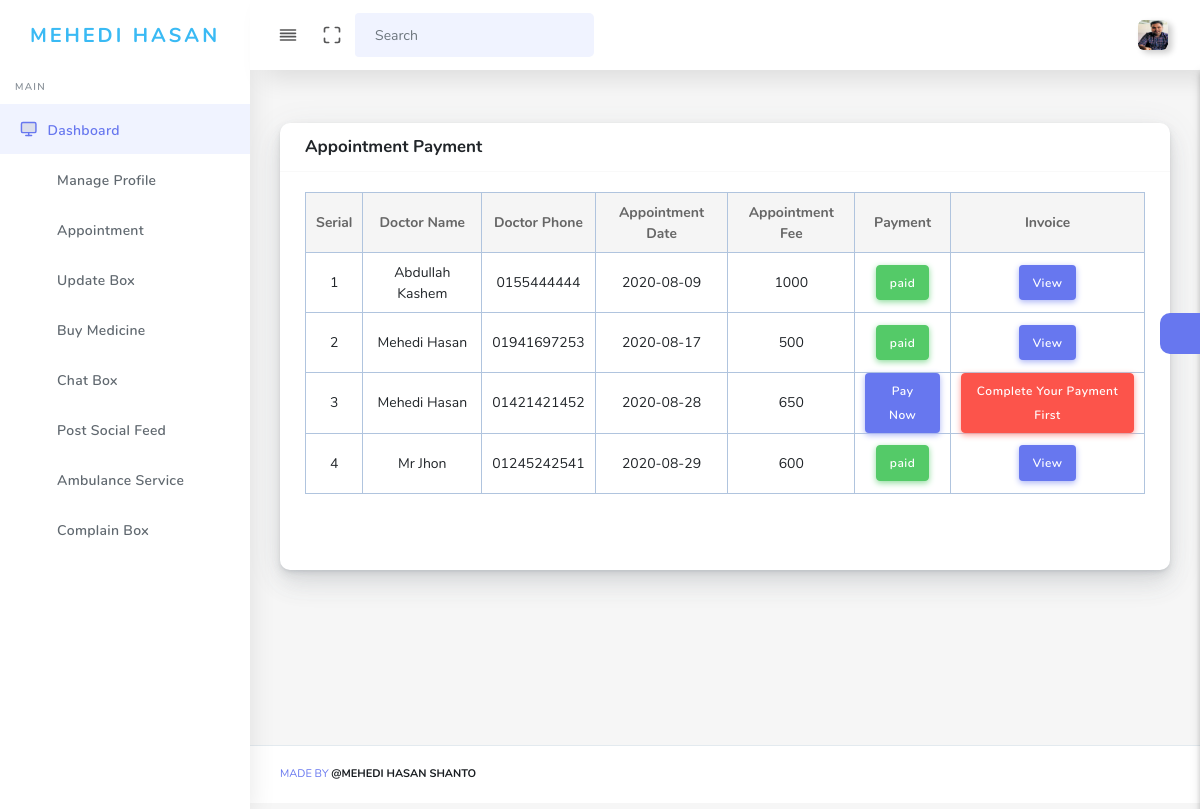
/patient/appointment_payment.php (signed in), run on the app's committed database.
### tables this page shows
CREATE TABLE `patient` (
  `patient_id` int(11) NOT NULL,
  `first_name` varchar(255) NOT NULL,
  `last_name` varchar(255) NOT NULL,
  `email` varchar(255) NOT NULL,
  `phone` varchar(255) NOT NULL,
  `address` varchar(255) NOT NULL,
  `city` varchar(255) NOT NULL,
  `ps` varchar(255) NOT NULL,
  `postal` varchar(255) NOT NULL,
  `date_of_birth` date NOT NULL,
  `gender` varchar(255) NOT NULL,
  `image` varchar(255) NOT NULL,
  `password` varchar(255) NOT NULL,
  `status` int(11) NOT NULL,
  `join_date` date NOT NULL
);

CREATE TABLE `appointment` (
  `appoinment_id` int(11) NOT NULL,
  `patient_id` int(11) NOT NULL,
  `doctor_id` int(11) NOT NULL,
  `date` date NOT NULL,
  `charge` float NOT NULL,
  `status` int(11) NOT NULL,
  `notify` int(11) NOT NULL
);

CREATE TABLE `doctors` (
  `doctor_id` int(11) NOT NULL,
  `first_name` varchar(255) NOT NULL,
  `last_name` varchar(255) NOT NULL,
  `email` varchar(255) NOT NULL,
  `phone` varchar(255) NOT NULL,
  `degree` varchar(255) NOT NULL,
  `gender` varchar(255) NOT NULL,
  `address` varchar(255) NOT NULL,
  `password` varchar(255) NOT NULL,
  `image` varchar(255) NOT NULL,
  `status` int(11) NOT NULL,
  `join_date` date NOT NULL,
  `charge` float NOT NULL,
  `schedule` varchar(255) NOT NULL,
  `category` varchar(100) NOT NULL
);

### patient/appointment_payment.php (the view, shortened to what this page needs)
<?php include 'includes/header.php';?>
<body>
<div id="app">
    <div class="main-wrapper main-wrapper-1">
        <div class="navbar-bg"></div>
        <?php include 'includes/nav.php';?>
        <?php include 'includes/side.php';?>
        <div class="main-content">
            <section class="section">
                <div class="row">
                    <div class="col-md-12 col-sm-12 mb-5">
                        <div class="card">
                            <div class="card-header">
                                <h4>Appointment Payment</h4>
                                <?php
                                    $sql_getData = "SELECT * FROM patient, doctors, appointment WHERE
                                                        doctors.doctor_id = appointment.doctor_id AND
                                                        patient.patient_id = appointment.patient_id AND
                                                        patient.patient_id = '$userdata[patient_id]'";
                                    $result      = mysqli_query($connect, $sql_getData);
                                ?>
                            </div>
                            <div class="card-body">
                                <div class="table-responsive">
                                    <table class="table tab-pane" style="border: 1px solid lightsteelblue">
                                        <thead>
                                        <tr style="border: 1px solid lightsteelblue" class="text-center">
                                            <th style="border: 1px solid lightsteelblue">Serial</th>
                                            <th style="border: 1px solid lightsteelblue">Doctor Name</th>
                                            <th style="border: 1px solid lightsteelblue">Doctor Phone</th>
                                            <th style="border: 1px solid lightsteelblue">Appointment Date</th>
                                            <th style="border: 1px solid lightsteelblue">Appointment Fee</th>
                                            <th style="border: 1px solid lightsteelblue">Payment</th>
                                            <th style="border: 1px solid lightsteelblue">Invoice</th>
                                        </tr>
                                        </thead>
                                        <tbody>
                                        <?php
                                        $i = 1;
                                        while ($row = mysqli_fetch_assoc($result)){?>
                                            <tr class="text-center">
                                                <td style="border: 1px solid lightsteelblue"><?php echo $i++;?></td>
                                                <td style="border: 1px solid lightsteelblue" class="text-capitalize"><?php echo $row['first_name'] .' '. $row['last_name'];?></td>
                                                <td style="border: 1px solid lightsteelblue"><?php echo $row['phone'];?></td>
                                                <td style="border: 1px solid lightsteelblue"><?php echo $row['date'];?></td>
                                                <td style="border: 1px solid lightsteelblue"><?php echo $row['charge'];?></td>
                                                <td style="border: 1px solid lightsteelblue">
                                                    <?php
                                                        $sql_payment = "SELECT * FROM appointment_invoice WHERE appointment_id = '$row[appoinment_id]' AND patient_id = '$userdata[patient_id]'";
                                                        $res_payment = mysqli_query($connect, $sql_payment);
                                                        $data = mysqli_fetch_assoc($res_payment);
                                                        if ($data !=0){
                                                            echo '<span class="btn btn-success">paid</span>';
                                                        }else{
                                                            echo '<a href="payment_appointment.php?appointment_id='.$row['appoinment_id'].'" class="btn btn-primary">Pay Now</a>';
                                                        }
                                                    ?>
                                                </td>
                                                <td style="border: 1px solid lightsteelblue">
                                                    <?php
                                                        if ($data !=0){
                                                            echo '<a href="appointment_invoice.php?appointment_id='.$data['appointment_id'].'" class="btn btn-primary">View </a>';
                                                        }else{
                                                            echo '<span class="btn btn-danger">Complete Your Payment First</span>';
                                                        }
                                                    ?>
                                                </td>
                                            </tr>
                                        <?php }?>
                                        </tbody>
                                    </table>
                                </div>
                            </div>
                            <div class="card-footer">
                            </div>
                        </div>
                    </div>
                </div>
            </section>
            <?php include 'includes/setting.php';?>
        </div>
        <?php include "includes/footer.php";?>
    </div>
</div>
<?php include "includes/script.php";?>

### patient/includes/nav.php (shortened to what this page needs)
<nav class="navbar navbar-expand-lg main-navbar sticky">
    <div class="form-inline mr-auto">
        <ul class="navbar-nav mr-3">
            <li><a href="#" data-toggle="sidebar" class="nav-link nav-link-lg
									collapse-btn"> <i data-feather="align-justify"></i></a></li>
            <li><a href="#" class="nav-link nav-link-lg fullscreen-btn">
                    <i data-feather="maximize"></i>
                </a></li>
            <li>
                <form class="form-inline mr-auto">
                    <div class="search-element">
                        <input class="form-control" type="search" placeholder="Search" aria-label="Search" data-width="200">
                        <button class="btn" type="submit">
                            <i class="fas fa-search"></i>
                        </button>
                    </div>
                </form>
            </li>
        </ul>
    </div>
    <ul class="navbar-nav navbar-right">
        <li class="dropdown"><a href="#" data-toggle="dropdown"
                                class="nav-link dropdown-toggle nav-link-lg nav-link-user"> <img alt="image" src="../images/<?php echo $userdata['image'];?>" class="user-img-radious-style"> <span class="d-sm-none d-lg-inline-block"></span></a>
        </li>
    </ul>
</nav>

### patient/includes/side.php (shortened to what this page needs)
<div class="main-sidebar sidebar-style-2">
    <aside id="sidebar-wrapper">
        <div class="sidebar-brand">
            <a href="patient_dashboard.php"><span class="logo-name text-info"><?php echo $userdata['first_name'] . ' ' .$userdata['last_name'];?></span></a>
        </div>
        <ul class="sidebar-menu">
            <li class="menu-header">Main</li>
            <li class="dropdown active">
                <a href="patient_dashboard.php" class="nav-link"><i data-feather="monitor"></i><span>Dashboard</span></a>
            </li>
            <li class="dropdown">
                <a href="#" class="menu-toggle nav-link has-dropdown"><i class="fas fa-user-tie"></i><span>Manage Profile</span></a>
            </li>
            <li class="dropdown">
                <a href="#" class="menu-toggle nav-link has-dropdown"><i class="fas fa-file-medical"></i><span>Appointment</span></a>
            </li>
            <li class="dropdown">
                <a href="#" class="menu-toggle nav-link has-dropdown"><i class="fas fa-chart-line"></i><span>Update Box</span></a>
            </li>
            <li class="dropdown">
                <a href="#" class="menu-toggle nav-link has-dropdown"><i class="fas fa-briefcase-medical"></i><span>Buy Medicine</span></a>
            </li>
            <li class="dropdown">
                <a href="#" class="menu-toggle nav-link has-dropdown"><i class="fas fa-comment"></i><span>Chat Box</span></a>
            </li>
            <li class="dropdown">
                <a href="#" class="menu-toggle nav-link has-dropdown"><i class="fab fa-ioxhost"></i><span>Post Social Feed</span></a>
            </li>
            <li class="dropdown">
                <a href="#" class="menu-toggle nav-link has-dropdown"><i class="fas fa-ambulance"></i><span>Ambulance Service</span></a>
            </li>
            <li class="dropdown">
                <a href="#" class="menu-toggle nav-link has-dropdown"><i class="fas fa-sign-in-alt"></i><span>Complain Box</span></a>
            </li>
        </ul>
    </aside>
</div>

### data on the page
patient: image (picture), first_name "MEHEDI", last_name "HASAN"
appointment: doctor.first_name "Abdullah", doctor.last_name "Kashem", doctor.phone "0155444444", date "2020-08-09", charge "1000", shows "paid"
appointment: doctor.first_name "Mehedi", doctor.last_name "Hasan", doctor.phone "01941697253", date "2020-08-17", charge "500", shows "paid"
appointment: doctor.first_name "Mehedi", doctor.last_name "Hasan", doctor.phone "01421421452", date "2020-08-28", charge "650", shows "Complete Your Payment First"
appointment: doctor.first_name "Mr", doctor.last_name "Jhon", doctor.phone "01245242541", date "2020-08-29", charge "600", shows "paid"
